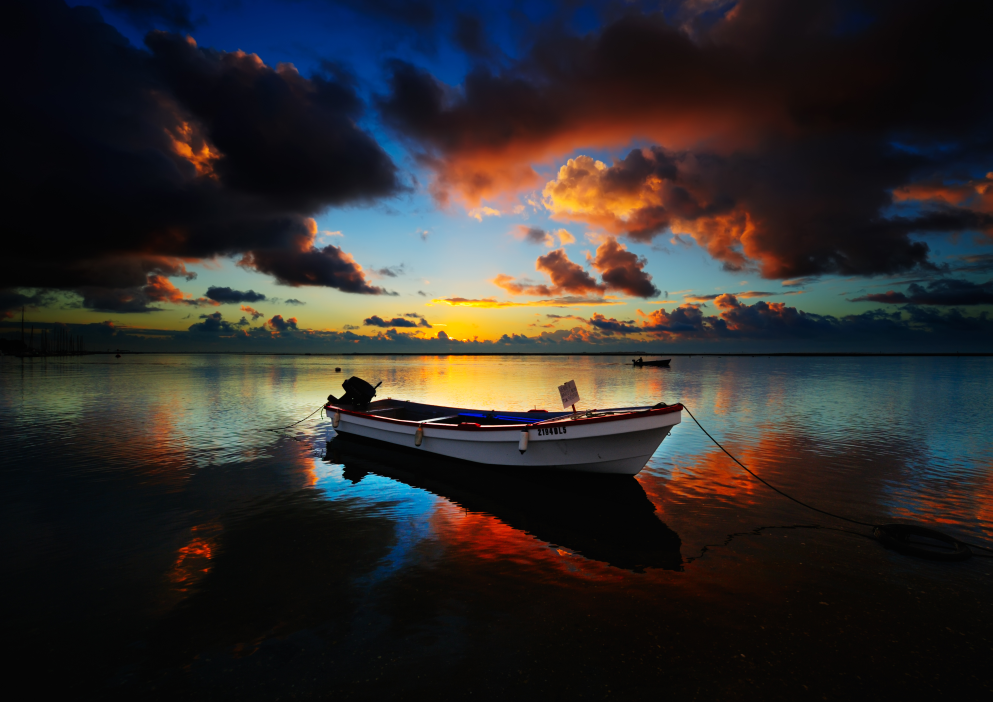
#> input picture threading_multiprocessing_basics/images/2.jpg, 3971 x 2808 px (shown at 1/4 size)
$ python s12_image_processing_multiprocesing.py
#> lines starting #> are read from the running program, lines starting #| are printed output that depends on the picture
"""This program creates thumbnails of images in the images folder and saves them in the thumbs folder"""

import multiprocessing
import os
import time
from concurrent.futures import ProcessPoolExecutor

from PIL import Image, ImageFilter

filenames = [
    'images/1.jpg',
    'images/2.jpg',
    'images/3.jpg',
    'images/4.jpg',
    'images/5.jpg',
]


def create_thumbnail(filename, size=(50, 50), thumb_dir='thumbs'):
    """Creates a thumbnail of an image with the given filename, saves it to the thumb_dir."""
    img = Image.open(filename)
    img = img.filter(ImageFilter.GaussianBlur())
    img.thumbnail(size)
    img.save(f'{thumb_dir}/{os.path.basename(filename)}')
    print(f'File {filename} processed...')


if __name__ == '__main__':
    start = time.perf_counter()

    # [13 lines of commented-out code are left out]
    with ProcessPoolExecutor() as executor:
        executor.map(create_thumbnail, filenames)
#> call 2 of create_thumbnail, with filename = 'images/2.jpg', size = (50, 50), thumb_dir = 'thumbs'
#> in create_thumbnail, img is the input picture: PIL image 3971x2808 RGB; mean R, G, B 47.1, 43.7, 42.2
#> in create_thumbnail (call 2), `img.thumbnail(size)`:
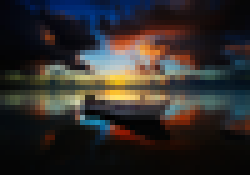
#> img: PIL image 50x35 RGB (shown 5 times larger); mean R, G, B 47.1, 43.6, 42.2
#> call 3 of create_thumbnail, with filename = 'images/3.jpg', size = (50, 50), thumb_dir = 'thumbs'
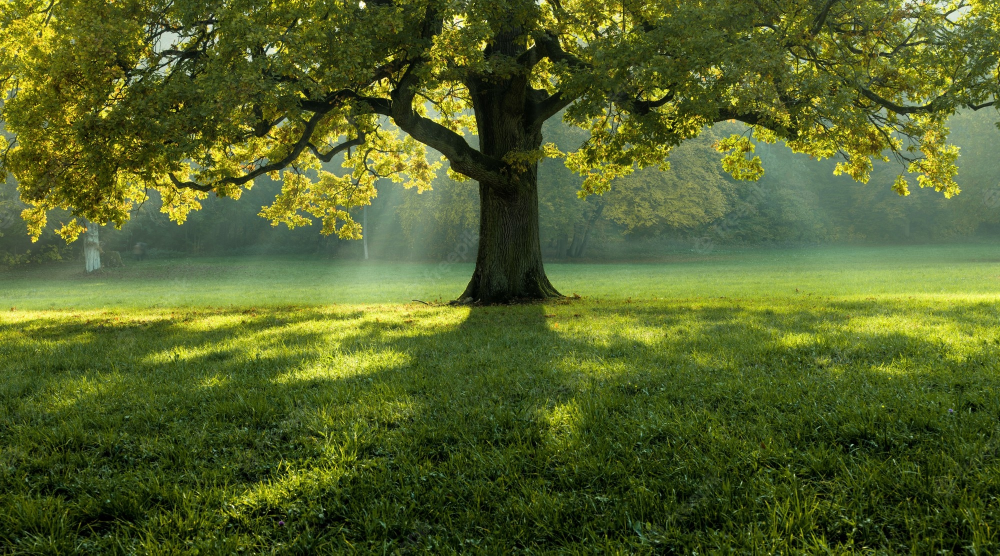
#> input picture threading_multiprocessing_basics/images/3.jpg, 2000 x 1111 px (shown at 1/2 size)
#> in create_thumbnail, img is the input picture: PIL image 2000x1111 RGB; mean R, G, B 84.4, 98.7, 41.1
#> in create_thumbnail (call 3), `img.thumbnail(size)`:
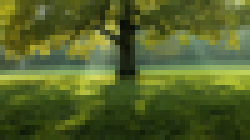
#> img: PIL image 50x28 RGB (shown 5 times larger); mean R, G, B 84.4, 98.7, 41.1
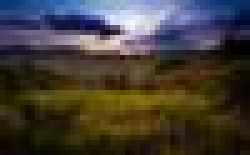
#> input picture threading_multiprocessing_basics/thumbs/5.jpg, 50 x 31 px, found by its file name (shown 5 times larger)
#> in create_thumbnail, img is the input picture: PIL image 50x31 RGB; mean R, G, B 67.9, 61.9, 55.4
#> in create_thumbnail (call 5), `img = img.filter(ImageFilter.GaussianBlur())`:
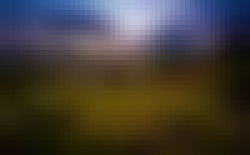
#> img: PIL image 50x31 RGB (shown 5 times larger); mean R, G, B 67.8, 61.8, 55.4

    print(f'Execution took {time.perf_counter() - start} seconds.')
